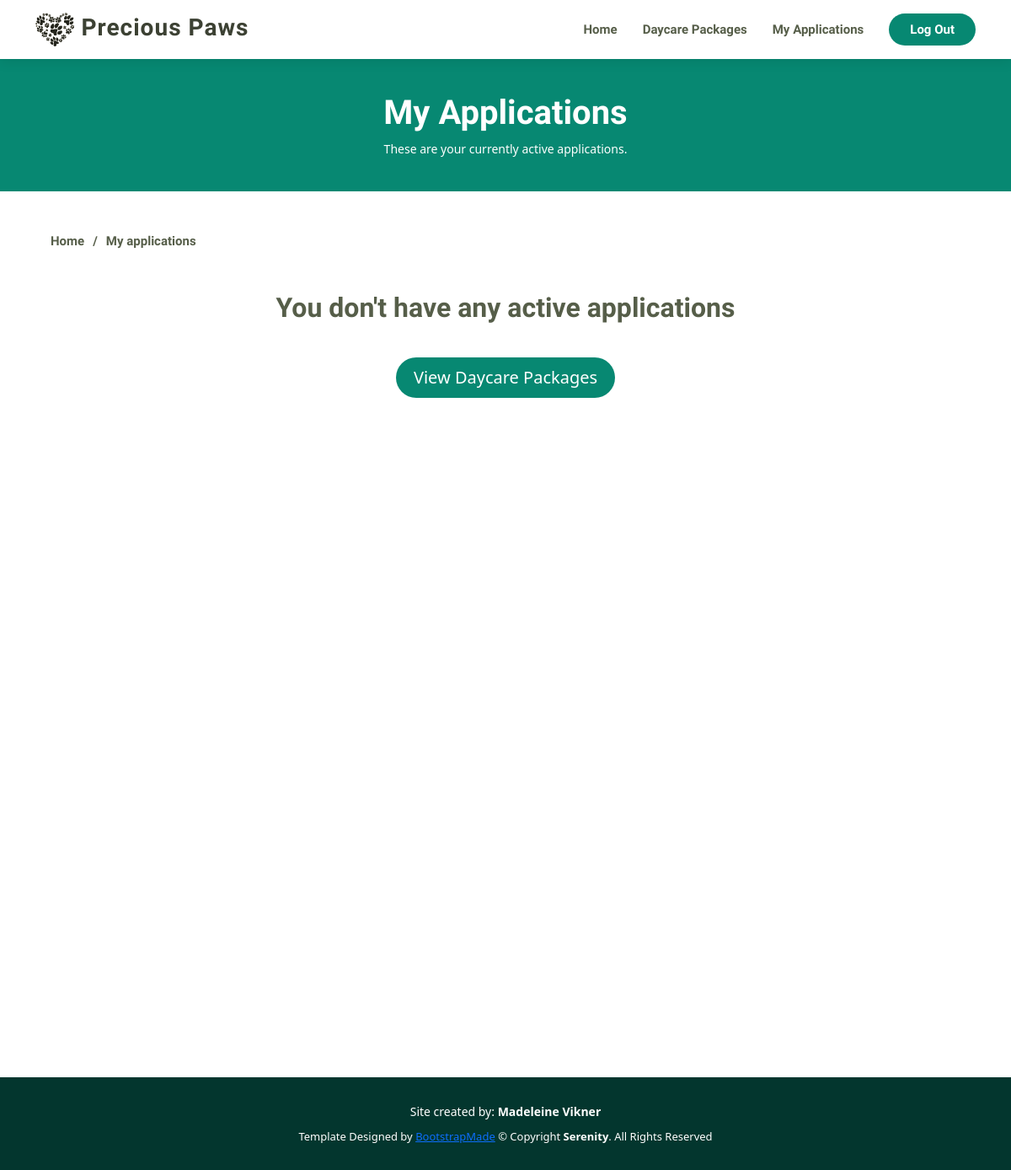
Page /my_applications/ (signed in) on the earlier database version.
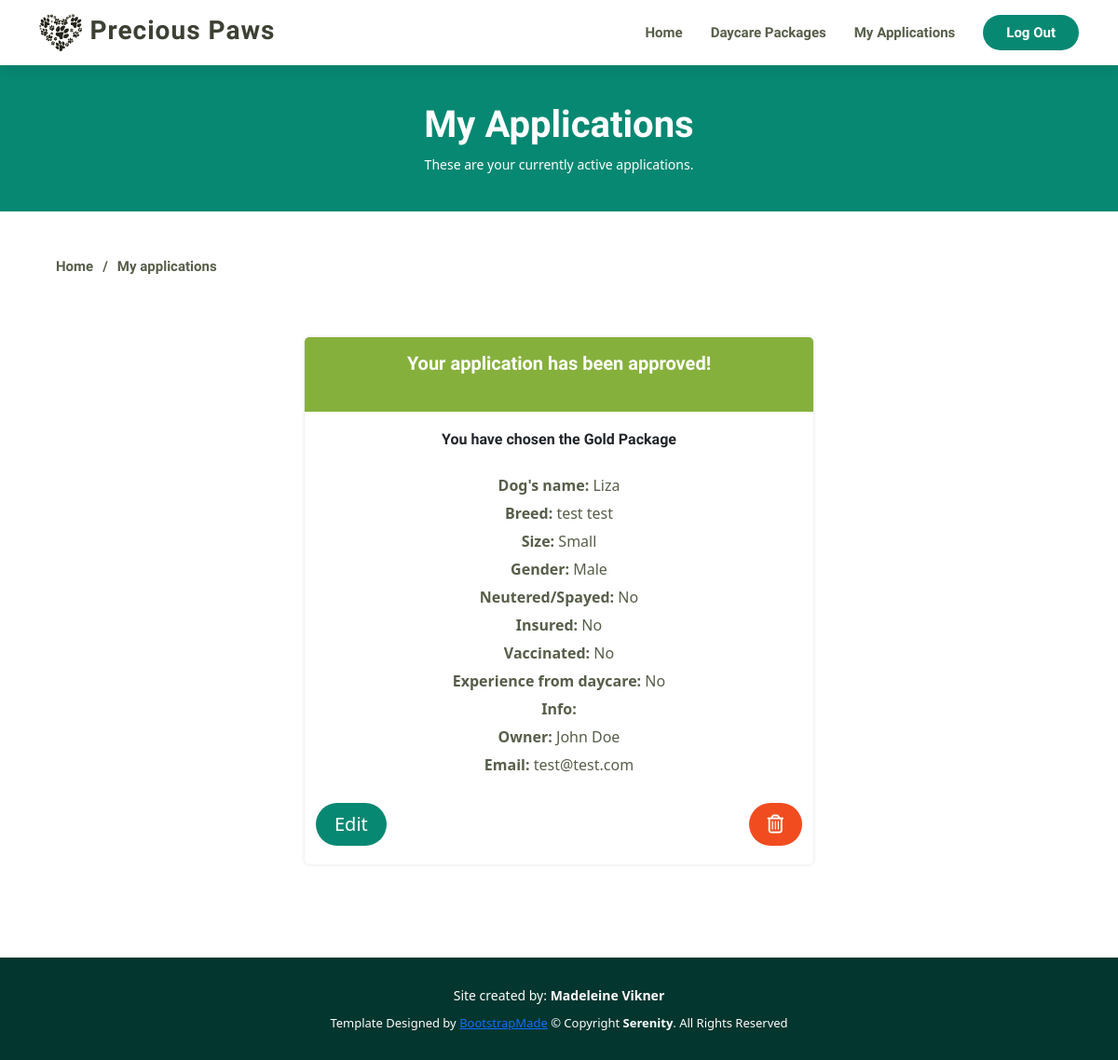
Same page on the later database version.
### daycare/models.py (models this page shows, shortened)
class Application(models.Model):
    PACKAGE = [
        (None, 'Pick a choice'),
        ('Iron', 'Iron Package'),
        ('Bronze', 'Bronze Package'),
        ('Silver', 'Silver Package'),
        ('Gold', 'Gold Package')
    ]
    STATUS = [
        (0, 'Pending'),
        (1, 'Approved'),
        (3, 'Rejected')
    ]
    WEIGHT_CHOICES = [
        (None, 'Pick a choice'),
        ('Mini', 'Mini (< 2 kg)'),
        ('Small', 'Small (2-8 kg)'),
        ('Medium', 'Medium (8-15 kg)'),
        ('Large', 'Large (> 15 kg)')
    ]
    HEIGHT_CHOICES = [
        (None, 'Pick a choice'),
        ('Mini', 'Mini (< 25 cm)'),
        ('Small', 'Small (25-36 cm)'),
        ('Medium', 'Medium (36-45 cm)'),
        ('Large', 'Large (> 45 cm)')
    ]
    GENDER_CHOICES = [
        (None, 'Pick a choice'),
        ('Male', 'Male'),
        ('Female', 'Female')
    ]
    dog_name = models.CharField(max_length=200, blank=False)
    author = models.CharField(max_length=80)
    created_on = models.DateTimeField(auto_now_add=True)
    status = models.IntegerField(choices=STATUS, default=0)
    package = models.CharField(
        max_length=10,
        choices=PACKAGE,
        default=None
        )
    breed = models.CharField(max_length=200, blank=False, default='')
    weight = models.CharField(
        max_length=10,
        choices=WEIGHT_CHOICES,
        default=None
        )
    height = models.CharField(
        max_length=10,
        choices=HEIGHT_CHOICES,
        default=None
        )
    gender = models.CharField(
        max_length=10,
        choices=GENDER_CHOICES,
        default=None
        )
    neutered = models.BooleanField(default=False)
    insured = models.BooleanField(default=False)
    vaccinated = models.BooleanField(default=False)
    experience = models.BooleanField(default=False)
    info = models.TextField(blank=True)
    owner_first_name = models.CharField(max_length=200, blank=False)
    owner_last_name = models.CharField(max_length=200, blank=False)
    email = models.EmailField(blank=False)
    class Meta:
        ordering = ['created_on']

### daycare/views.py (the view)
# urls.py: path('my_applications/', views.MyApplications.as_view(), name='my_applications'),
class MyApplications(generic.ListView):
    def get(self, request, *args, **kwargs):
        apps = Application.objects.filter(author=request.user.username)
        return render(
            request,
            'view_application.html',
            {'apps': (apps)}
        )

### templates/view_application.html (shortened to what this page needs)
{% extends "base.html" %}
{% block content %}
<section id="breadcrumbs" class="breadcrumbs">
    <div class="breadcrumb-hero">
        <div class="container">
            <div class="breadcrumb-hero">
                <h1><strong>My Applications</strong></h1>
                <p>These are your currently active applications.</p>
            </div>
        </div>
    </div>
    <div class="container navbar">
        <ol>
            <li><a href="{% url 'home' %}">Home</a></li>
            <li class="crumb">My applications</li>
        </ol>
    </div>
</section>
<section>
    <div class="container">
        <div class="row d-flex justify-content-center p-4 pt-0">
            {% if user.is_authenticated %}
            {% for app in apps %}
            <div class="col-lg-6 col-md-6 m-3 container text-center status-box" data-aos="fade-up">
                {% if app.status == 1 %}
                <div>
                    <h4 class="p-3 approved">Your application has been approved!</h4>
                </div>
                {% endif %}
                <h6><strong>You have chosen the {{ app.package }} Package</strong></h6>
                <ul class="app_list">
                    <li><strong>Dog's name:</strong> {{ app.dog_name }}</li>
                    <li><strong>Breed:</strong> {{ app.breed }}</li>
                    <li><strong>Size:</strong> {{ app.height }}</li>
                    <li><strong>Gender:</strong> {{ app.gender }}</li>
                    {% if app.neutered %}
                    <li><strong>Neutered/Spayed:</strong> Yes</li>
                    {% else %}
                    <li><strong>Neutered/Spayed:</strong> No</li>
                    {% endif %}
                    {% if app.insured %}
                    <li><strong>Insured:</strong> Yes</li>
                    {% else %}
                    <li><strong>Insured:</strong> No</li>
                    {% endif %}
                    {% if app.vaccinated %}
                    <li><strong>Vaccinated:</strong> Yes</li>
                    {% else %}
                    <li><strong>Vaccinated:</strong> No</li>
                    {% endif %}
                    {% if app.experience %}
                    <li><strong>Experience from daycare:</strong> Yes</li>
                    {% else %}
                    <li><strong>Experience from daycare:</strong> No</li>
                    {% endif %}
                    <li><strong>Info:</strong> {{ app.info }}</li>
                    <li><strong>Owner:</strong> {{ app.owner_first_name }} {{ app.owner_last_name }}</li>
                    <li><strong>Email:</strong> {{ app.email }}</li>
                </ul>
                <a href="{% url 'edit_application' app.pk%}"><button class="btn btn-lg" id="apply-button">Edit</button></a>
                <a href="{% url 'delete_application' app.pk%}"><button class="btn btn-lg" id="cancel-button"><i
                            class="fa-regular fa-trash-can"></i></button></a>
            </div>
            {% empty %}
            <div class="col mb-5 min-vh-100 no-apps">
                <h2 class="text-center">You don't have any active applications</h2>
                <a href="{% url 'services' %}" class="btn btn-signup btn-lg mx-auto" id="apply-button">View Daycare
                    Packages</a>
            </div>
            {% endfor %}
            {% else %}
            <div class="col mb-5 min-vh-100">
                <h2 class="text-center">You need to be logged in to apply for daycare</h2>
            </div>
            {% endif %}
        </div>
    </div>
</section>
{% endblock %}

### templates/base.html (shortened to what this page needs)
{% load static %}
<!DOCTYPE html>
<html lang="en">
<head>
    <link rel="stylesheet" href="https://cdn.jsdelivr.net/npm/bootstrap@4.3.1/dist/css/bootstrap.min.css"
>
    <link rel="stylesheet" href="{% static 'css/style.css' %}">
    <link href="{% static 'vendor/aos/aos.css' %}" rel="stylesheet">
    <link href="{% static 'vendor/bootstrap/css/bootstrap.min.css' %}" rel="stylesheet">
    <link href="{% static 'vendor/bootstrap-icons/bootstrap-icons.css' %}" rel="stylesheet">
    <link href="{% static 'vendor/boxicons/css/boxicons.min.css' %}" rel="stylesheet">
    <link href="{% static 'vendor/glightbox/css/glightbox.min.css' %}" rel="stylesheet">
    <link href="{% static 'vendor/swiper/swiper-bundle.min.css' %}" rel="stylesheet">
</head>
<body>
    <header id="header" class="fixed-top d-flex align-items-center">
        <div class="container d-flex align-items-center justify-content-between">
            <div class="logo">
                <h1 class="text-light"><a href="{% url 'home' %}"><img src="{% static 'images/paws.png' %}"
                            class="img-fluid" alt="logo"> Precious Paws</a></h1>
            </div>
            <nav id="navbar" class="navbar">
                <ul>
                    <li><a href="{% url 'home' %}">Home</a></li>
                    <li><a href="{% url 'services' %}">Daycare Packages</a></li>
                    {% if user.is_authenticated %}
                    <li><a href="{% url 'my_applications' %}">My Applications</a></li>
                    <li><a class="getstarted" href="{% url 'account_logout' %}">Log Out</a></li>
                    {% else %}
                    <li><a href="{% url 'account_signup' %}">Sign Up</a></li>
                    <li><a class="getstarted" href="{% url 'account_login' %}">Log In</a></li>
                    {% endif %}
                </ul>
            </nav>
        </div>
    </header>
    <main class="flex-shrink-0 main-bg" id="main">
        {% block content %}{% endblock content %}
    </main>
    <footer id="footer">
        <div class="container">
            <div class="copyright">
                Site created by: <strong><span>Madeleine Vikner</span></strong>
            </div>
            <div class="credits">
                Template Designed by <a href="https://bootstrapmade.com/" target="_blank">BootstrapMade</a> &copy;
                Copyright <strong><span>Serenity</span></strong>. All Rights Reserved
            </div>
        </div>
    </footer>
</body>
</html>

### static/css/style.css (style rules this page uses)
body { font-family: "Open Sans", sans-serif; color: #444444; }
a { color: #055e4f; text-decoration: none; }
h1, h2, h3, h4, h5, h6 { font-family: "Raleway", sans-serif; }
#main { margin-top: 70px; z-index: 3; position: relative; }
#header { height: 70px; z-index: 997; transition: all 0.5s ease-in-out; background: #fff; box-shadow: 0px 2px 15px rgba(0, 0, 0, 0.1); }
#header .logo h1 { font-size: 28px; margin: 0; line-height: 0; font-weight: 600; letter-spacing: 1px; }
#header .logo h1 a, #header .logo h1 a:hover { color: #3c4133; text-decoration: none; }
#header .logo img { padding: 0; margin: 0; max-height: 40px; }
.navbar { padding: 0; }
.navbar ul { margin: 0; padding: 0; display: flex; list-style: none; align-items: center; }
.navbar li { position: relative; }
.navbar a, .navbar a:focus, .crumb { display: flex; align-items: center; justify-content: space-between; padding: 10px 0 10px 30px; font-family: "Raleway", sans-serif; font-size: 15px; font-weight: 600; color: #565e49; white-space: nowrap; transition: 0.3s; text-decoration: none; }
.navbar .getstarted, .navbar .getstarted:focus, #apply-button { background: #078872; padding: 8px 25px; margin-left: 30px; border-radius: 50px; color: #fff; }
section { padding-bottom: 60px; overflow: hidden; }
.breadcrumbs { padding: 0; }
.breadcrumbs .breadcrumb-hero { text-align: center; background: #078872; padding: 20px 0; color: #fff; }
.breadcrumbs .breadcrumb-hero p { font-size: 14px; margin-bottom: 0; }
.breadcrumbs ol { display: flex; flex-wrap: wrap; list-style: none; padding: 0; margin: 30px 0; }
.breadcrumbs ol li+li { padding-left: 10px; }
.breadcrumbs ol li+li::before { display: inline-block; padding-right: 10px; color: #565e49; content: "/"; }
#footer { background: #03362e; width: 100%; padding: 0 0 30px 0; color: #fff; font-size: 14px; }
#footer .copyright { text-align: center; padding-top: 30px; }
#footer .credits { padding-top: 10px; text-align: center; font-size: 13px; color: #fff; }
.signup-form button, .status-box button { background: #078872; padding: 8px 25px; border-radius: 50px; border: none; color: #fff; }
#apply-button { background: #078872; padding: 8px 20px; float: left; margin-left: 0px; margin-top: 10px; border-radius: 50px; color: #fff; text-decoration: none; }
#cancel-button { background: #f14c1f; float: right; padding: 8px 20px; margin-top: 10px; border-radius: 50px; color: #fff; }
.status-box { padding: 20px; margin: 0 5px 30px 5px; background: #fff; text-align: center; box-shadow: 0px 0px 4px rgba(0, 0, 0, 0.12); border-radius: 5px; position: relative; overflow: hidden; }
.status-box h4 { font-weight: 400; margin: -20px -20px 20px -20px; padding: 20px 15px; min-height: 80px; font-size: 20px; font-weight: 600; color: #fff; }
.status-box ul { padding: 10px 0 0 0; margin-top: 15px; list-style: none; color: #565e49; text-align: center; line-height: 30px; font-size: 18px; }
.status-box ul li { font-size: 16px; }
.approved { background: #86b03c; }

Differences in the rows shown:
added Application: status "Your application has been approved!", package "Gold", dog_name "Liza", breed "test test", height "Small", gender "Male", shows "Neutered/Spayed:", neutered "No", shows "Insured:", insured "No", shows "Vaccinated:", vaccinated "No", shows "Experience from daycare:", experience "No", owner_first_name "John", owner_last_name "Doe", email "test@test.com"
Other differences:
text no longer shown: "You don't have any active applications View Daycare Packages"
